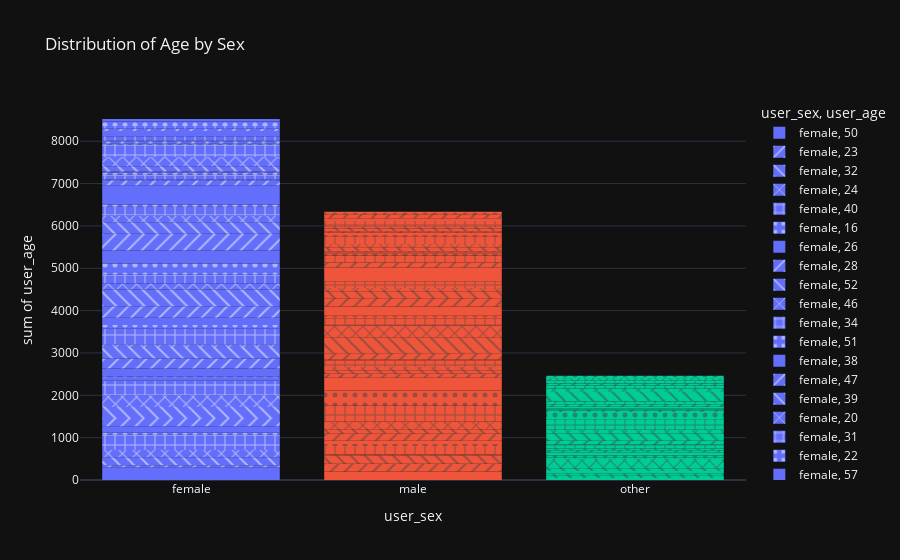

This figure's notebook cell:
### Code cell
fig = px.histogram(df, x='user_sex', y='user_age', pattern_shape='user_age', color='user_sex', template='plotly_dark', title='Distribution of Age by Sex')
fig.show()
